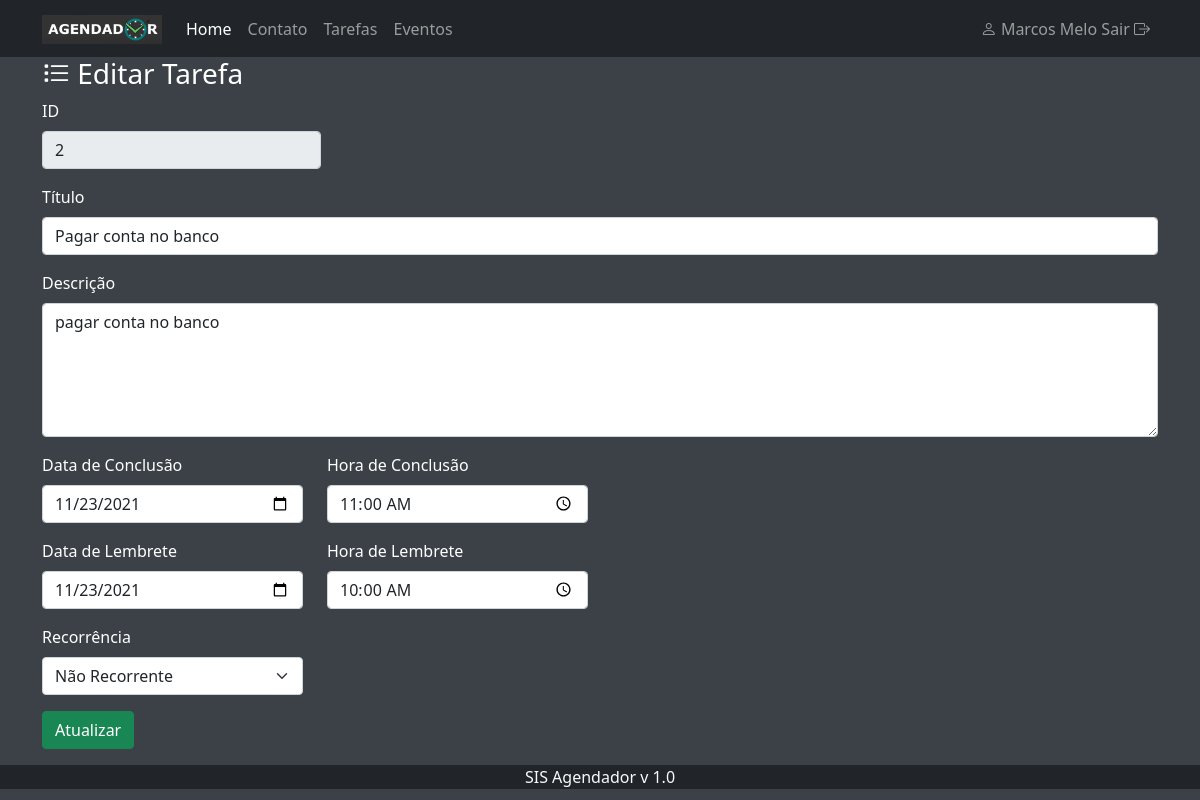
The app's page /index.php?menuop=editar-tarefa&idTarefa=2 (signed in) with its own data.
### tables this page shows
CREATE TABLE `tbtarefas` (
  `idTarefa` int NOT NULL AUTO_INCREMENT,
  `tituloTarefa` varchar(255) NOT NULL,
  `descricaoTarefa` text NOT NULL,
  `dataConclusaoTarefa` date NOT NULL,
  `horaConclusaoTarefa` time NOT NULL,
  `dataLembreteTarefa` date NOT NULL,
  `horaLembreteTarefa` time NOT NULL,
  `recorrenciaTarefa` int NOT NULL DEFAULT '0',
  `statusTarefa` tinyint(1) NOT NULL DEFAULT '0',
  PRIMARY KEY (`idTarefa`)
);

### paginas/tarefas/editar-tarefa.php (the view, shortened to what this page needs)
<?php
$idTarefa = $_GET["idTarefa"];
$sql = "SELECT * FROM tbtarefas WHERE idTarefa = '$idTarefa'";
$rs = mysqli_query($conexao, $sql) or die("Erro ao recuperar os dados do registro" . mysqli_error($conexao));
$dados = mysqli_fetch_assoc($rs);
?>
<header>
    <h3>
        <i class="bi bi-list-task"></i> Editar Tarefa
    </h3>
</header>
<div>
    <form class="needs-validation" action="index.php?menuop=atualizar-tarefa" method="post" novalidate>
        <div class="mb-3 col-3">
            <label for="idTarefa" class="form-label">ID</label>
            <input class="form-control" type="text" name="idTarefa" id="idTarefa" value="<?=$dados["idTarefa"]?>" readonly>
        </div>
        <div class="mb-3">
            <label for="tituloTarefa" class="form-label">Título</label>
            <input class="form-control" type="text" name="tituloTarefa" id="tituloTarefa" value="<?=$dados["tituloTarefa"]?>" required>
        </div>
        <div class="mb-3">
            <label for="descricaoTarefa" class="form-label">Descrição</label>
            <textarea name="descricaoTarefa" id="descricaoTarefa" cols="30" rows="5" class="form-control" required><?=$dados["descricaoTarefa"]?></textarea>
        </div>
        <div class="row">
            <div class="mb-3 col-3">
                <label for="dataConclusaoTarefa" class="form-label">Data de Conclusão</label>
                <input class="form-control" type="date" name="dataConclusaoTarefa" id="dataConclusaoTarefa" value="<?=$dados["dataConclusaoTarefa"]?>" required>
            </div>
            <div class="mb-3 col-3">
                <label for="horaConclusaoTarefa" class="form-label">Hora de Conclusão</label>
                <input class="form-control" type="time" name="horaConclusaoTarefa" id="horaConclusaoTarefa" value="<?=$dados["horaConclusaoTarefa"]?>" required>
            </div>
        </div>
        <div class="row">
            <div class="mb-3 col-3">
                <label for="dataLembreteTarefa" class="form-label">Data de Lembrete</label>
                <input class="form-control" type="date" name="dataLembreteTarefa" id="dataLembreteTarefa" value="<?=$dados["dataLembreteTarefa"]?>" >
            </div>
            <div class="mb-3 col-3">
                <label for="horaLembreteTarefa" class="form-label">Hora de Lembrete</label>
                <input class="form-control" type="time" name="horaLembreteTarefa" id="horaLembreteTarefa" value="<?=$dados["horaLembreteTarefa"]?>">
            </div>
        </div>
        <div class="row">
            <div class="mb-3 col-3">
                <label for="recorrenciaTarefa" class="form-label">Recorrência</label>
                <select name="recorrenciaTarefa" id="recorrenciaTarefa" class="form-select">
                    <option value="0" <?php echo ($dados["recorrenciaTarefa"] == 0 )? "selected":""?>>Não Recorrente</option>
                </select>
            </div>
        </div>
        <div class="mb-3">
            <input class="btn btn-success" type="submit" value="Atualizar" name="btnAtualizar">
        </div>
    </form>
</div>

### css/estilo-padrao.css (style rules this page uses)
body { background-color: #3b4147; color: white; }

### records on screen
tbtarefas: idTarefa "2", tituloTarefa "Pagar conta no banco", descricaoTarefa "pagar conta no banco", dataConclusaoTarefa "11/23/2021", horaConclusaoTarefa "11:00:00", dataLembreteTarefa "11/23/2021", horaLembreteTarefa "10:00:00", recorrenciaTarefa "Não Recorrente"

### other values on screen
$nomeUser "Marcos Melo"
